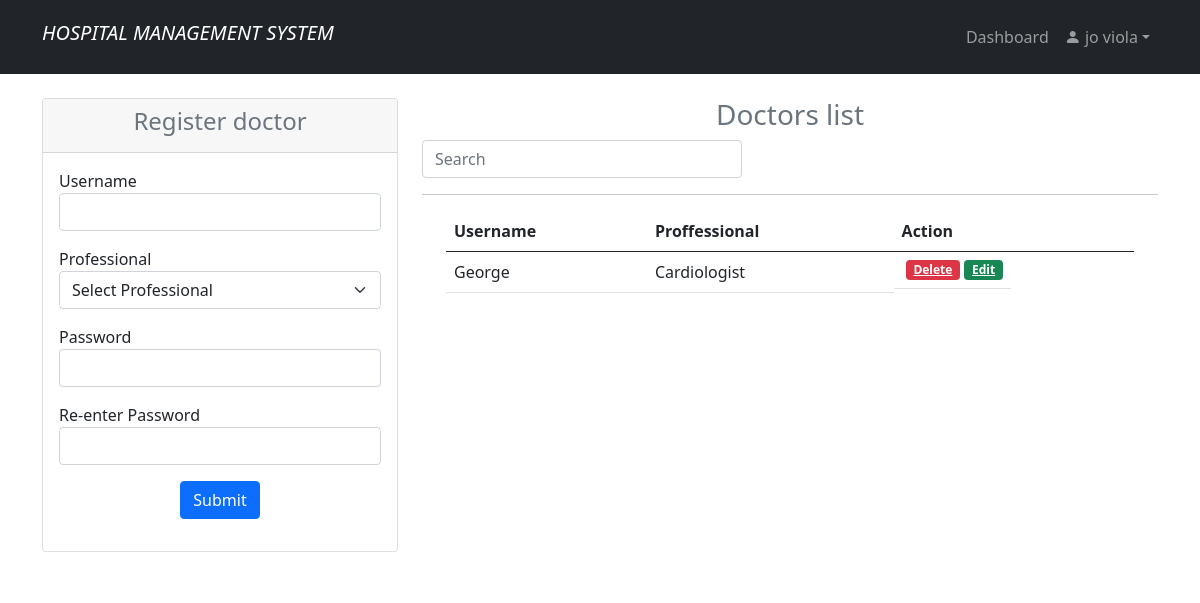
/doctor_reg.php (signed in), run on an earlier commit of the app's database.
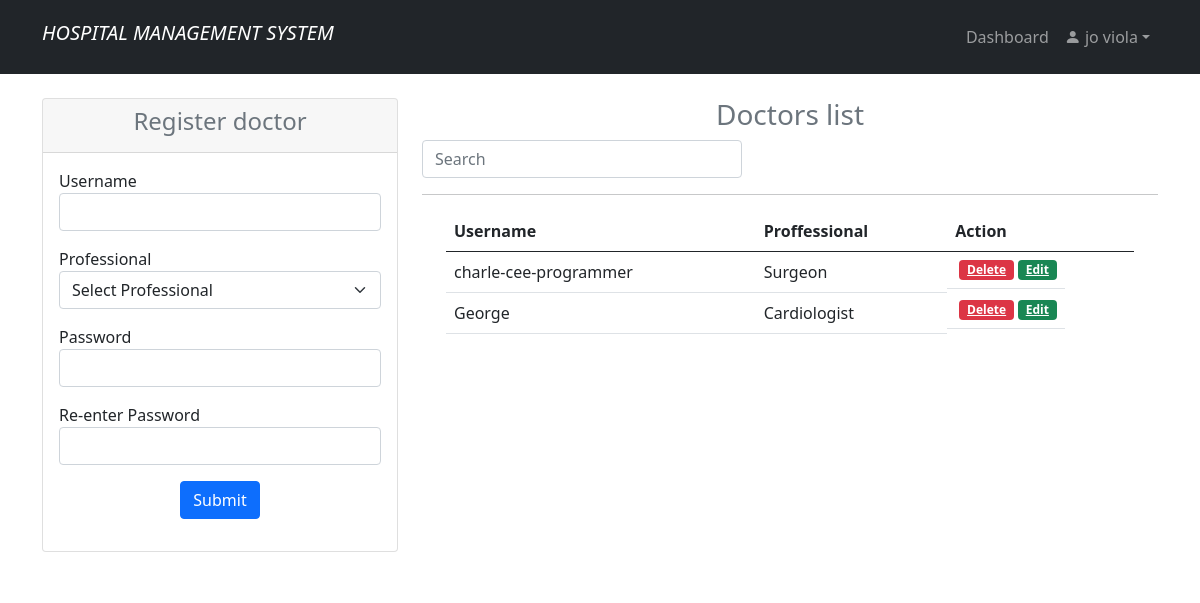
And on a later commit of the database.
### tables this page shows
CREATE TABLE `users` (
  `id` int(11) NOT NULL,
  `uname` varchar(30) NOT NULL,
  `prof` varchar(30) NOT NULL,
  `pwd` text NOT NULL,
  `role` text NOT NULL,
  `email` text NOT NULL
);

### doctor_reg.php (the view, shortened to what the changed rows need)
<?php
    include 'doctor_regdb.php';
    if (isset($_SESSION['id']) && isset($_SESSION['uname'])){
?>
<!doctype html>
<html lang="en">
    <head>
        <link rel="stylesheet" href="https://cdn.jsdelivr.net/npm/bootstrap-icons@1.3.0/font/bootstrap-icons.css">
        <link rel="stylesheet" href="style.css"/>
        <link rel="stylesheet" href="bootstrap-5.0.0/css/bootstrap.min.css"/>
    </head>
    <body>
     <?php
            include "anavbar.php";
        ?>
<section class="p-4 bg-white">
        <div class="container">
            <div class="row">
                <div class="col-md-8">
                <?php
                    $sql = "SELECT * FROM users WHERE role='doctor' ORDER BY id DESC";
                    $result = $mysqli->query($sql);
                ?>
                <div class="container" style="overflow:auto">
                            <table class="table table-hover">
                                <thead>
                                    <tr>
                                        <th>Username</th>
                                        <th>Proffessional</th>
                                        <th>Action</th>
                                    </tr>
                                </thead>
                                <tbody id = "myTable">
                                <?php while($row = $result->fetch_assoc()) { ?>
                                <tr>
                                    <td><?= $row['uname']; ?></td>
                                    <td><?= $row['prof']; ?></td>
                                    <td class="btn-group btn-group-justified">
                                         <a href="doctor_regdb.php?delete=<?php echo $row['id']; ?>" class="badge bg-danger mx-1"
                                         onclick="return confirm('This will be deleted completely?');">Delete</a>
                                        <a href="doctor_reg.php?edit=<?php echo $row['id']; ?>" class="badge bg-success">Edit</a>
                                    </td>
                                </tr>
                            <?php }?>
                            </tbody>
                        </table>
            </div>
         </div>
    </section>
        <?php
            include "footer.php";
        ?>
    </body>
</html>
<?php
    }else {
        header("Location: home.php");
        exit();
    }
?>

What changed in the data, as far as the page shows it:
added users: uname "charle-cee-programmer", prof "Surgeon"
